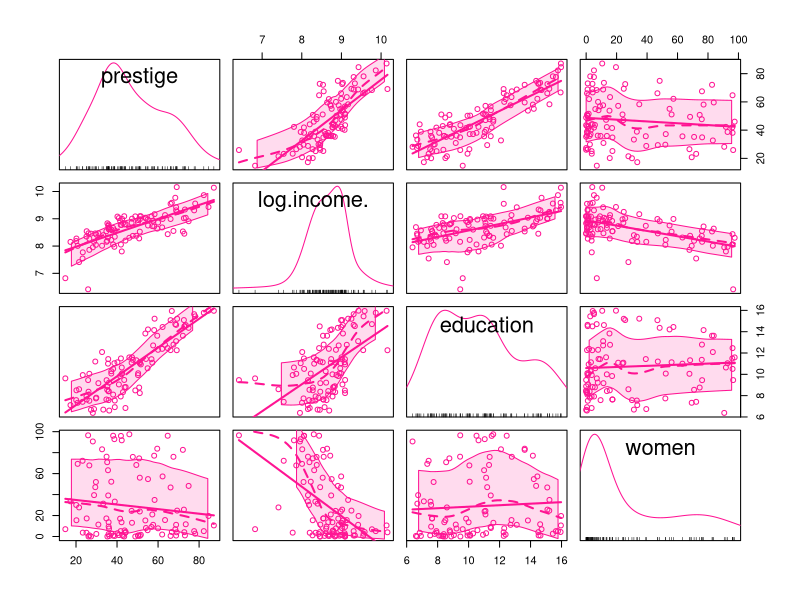
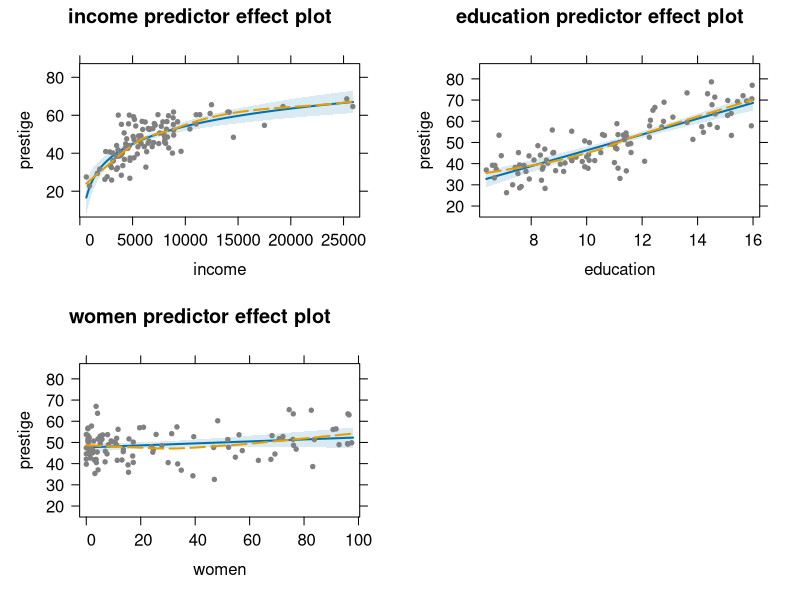

Recreate these plots in R, in order.
# Loading Packages & Data -------------------------------------------------

library(car)
library(effects)

df <- 
        as.data.frame(read.csv("./data/Prestige.csv"))


# Scatterplot Matrix ------------------------------------------------------

scatterplotMatrix (~ prestige + log(income) + education + women,
                  data=Prestige, col = "deeppink")

# Fitting a Multiple Linear Regression  -----------------------------------

# coefficient for women is not statistically significant
fit <-
        lm(
                formula = prestige ~ log(income) + education + women,
                data = df
        )

linear <-
        list(
                "fit" = fit,
                "summary" = S(fit)
        )

rm("fit")


# Predictor Effects Plot --------------------------------------------------

plot(predictorEffects(linear$fit, residuals=T),
     partial.residuals=list(cex = 0.8, col=gray(0.5), lty=5, pch = 20),
     confint = list(style="bands")
     )
